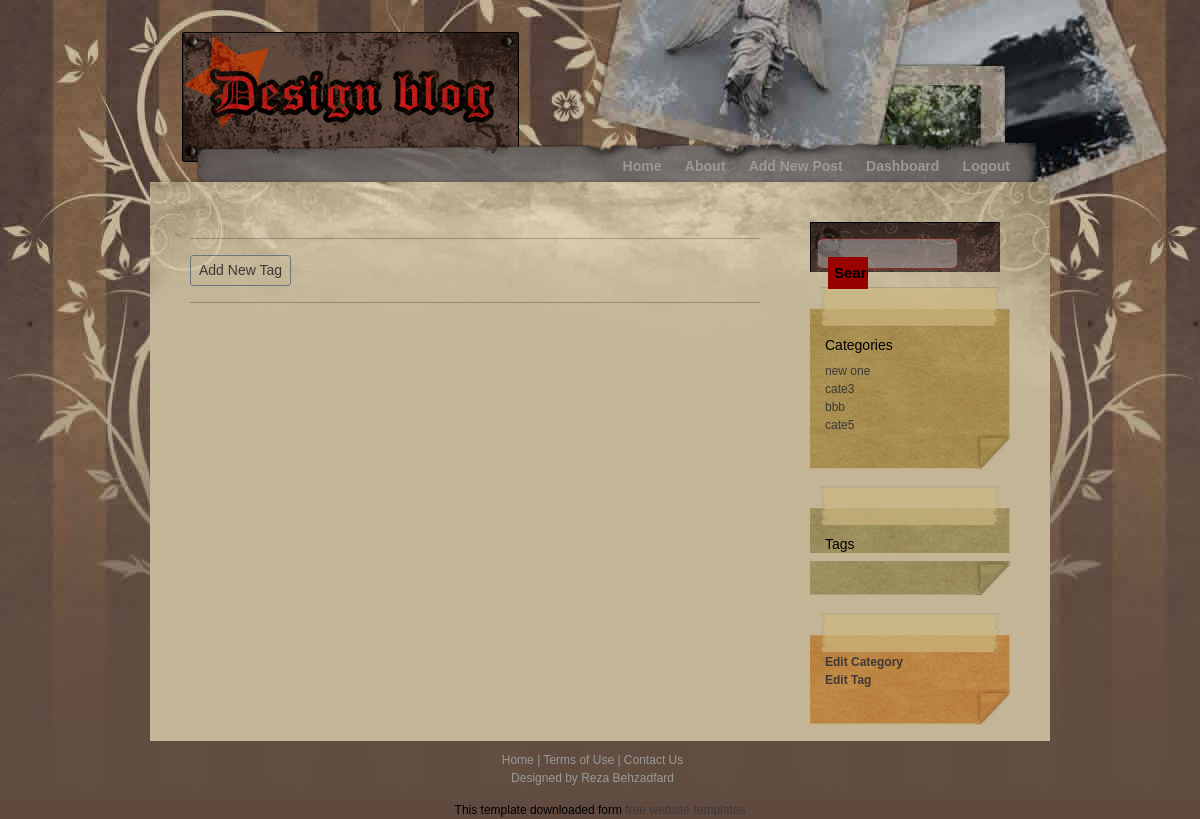
Before: /tags/ (signed in) with the older database file.
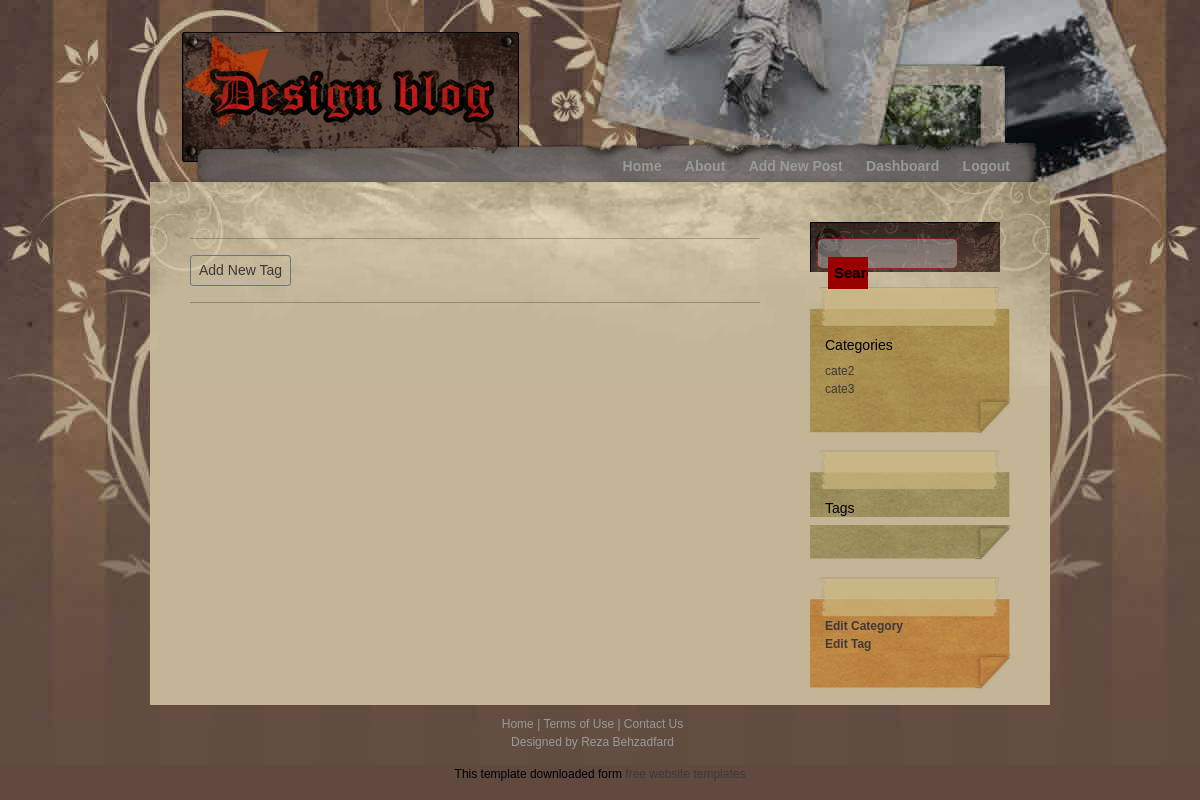
After: the same page with the newer database file.
### post/models.py (models this page shows, shortened)
class Category(models.Model):
    title = models.CharField(max_length=120)
    slug = models.SlugField(unique=True, max_length=120, null=True, blank=True)
    creator = models.ForeignKey(User, on_delete=SET_NULL, null=True, blank=True)
    parent = models.ForeignKey('self', on_delete=models.PROTECT, blank=True, null=True)
    created_at = models.DateTimeField(auto_now_add=True)
    class Meta:
        unique_together = ('title', 'slug')

### post/views.py (the view)
# urls.py: path('tags/', tagList, name='tags'),
@login_required(login_url='login')
def tagList(request):
    user = request.user
    page = 'tags'
    categories = Category.objects.all()
    tags = Tag.objects.filter(creator=user).order_by('-created_at')
    context = {
        'categories': categories,
        'tags': tags,
        'page': page,
    }
    return render(request, 'post/delete_updateButton.html', context)

### post/templates/post/delete_updateButton.html (shortened to what this page needs)
{% extends "post/class_base.html" %}
{% load static %}
{% block menu %}
<ul>
    <li><a href="{% url 'home' %}">Home</a></li>
    <li><a href="#">About</a></li>
    <li><a href="{% url 'add_post' %}">Add New Post</a></li>
    <li><a href="{% url 'dashboard' %}">Dashboard</a></li>
    <li><a href="{% url 'logout' %}">Logout</a></li>
</ul>
{% endblock menu %}
{% block content %}
  {% if request.user.is_authenticated %}
    {% if page == 'categories' %}
      <hr>
      <span><a href="{% url 'add_category' %}" class="btn btn-outline-secondary btn-sm">Add New Category</a></span>
      <hr>
      {% for category in categories %}
      <div class="postbody">
      <h1>{{category.title}}</h1><br><br>
      <span><a href="{% url 'delete_category' category.slug %}" class="btn btn-outline-danger btn-sm">Delete Category</a></span>
      <span><a href="{% url 'update_category' category.slug %}" class="btn btn-outline-danger btn-sm">Update Category</a></span>
      </div>
      {% endfor %}
    {% elif page == 'tags' %}
      <hr>
      <span><a href="{% url 'add_tag' %}" class="btn btn-outline-secondary btn-sm">Add New Tag</a></span>
      <hr>
    {% endif %}
  {% endif %}
{% endblock content %}

### post/templates/post/class_base.html (shortened to what this page needs)
{% load static %}
<!DOCTYPE html>
<html lang="en">
<head>
  <link href="https://cdn.jsdelivr.net/npm/bootstrap@5.0.0-beta1/dist/css/bootstrap.min.css" rel="stylesheet"
>
  <link rel="stylesheet" href="{% static 'style.css' %}">
</head>
<body>
  <div id="container_wrapper1">
    <div id="container_wrapper2">
      <div id="container">
        <div id="header">
          <div id="logo">
            <div id="site_slogan"></div>
          </div>
        </div>
        <div id="menu">
          {% block menu %}
          {% endblock menu %}
        </div>
        <div id="content">
          <div id="left_column">
            {% block content %}
            {% endblock content %}
          </div>
          {% if page != 'login' and page != 'register' %}
          <div id="right_column">
            <div class="section">
              <form method="post" action="{% url 'search_post' %}" class="search">
                <input name="search" type="text" placeholder="Search Anything" id="keyword" />
                <input type="submit" value="Search" class="button" />
              </form>
            </div>
            <div class="section">
              <div class="section1_top"></div>
              <div class="section1_middle">
                <h2>Categories</h2>
                <ul>
                  {% for cate in categories %}
                  <li><a href="{% url 'category_reverse' cate.slug %}">{{cate.title}}</a></li>
                  {% endfor %}
                </ul>
              </div>
              <div class="section1_bottom"></div>
            </div>
            <div class="section">
              <div class="section2_top"></div>
              <div class="section2_middle">
                <h2>Tags</h2>
              </div>
              <div class="section2_bottom"></div>
            </div>
            <div class="section">
              <div class="section3_top"></div>
              <div class="section3_middle">
                {% if request.user.is_authenticated %}
                <ul>
                  <li><strong><a href="{% url 'categories' %}">Edit Category</a></strong></li>
                  <li><strong><a href="{% url 'tags' %}">Edit Tag</a></strong></li>
                </ul>
                {% endif %}
              </div>
              <div class="section3_bottom"></div>
            </div>
          </div>
          {% endif %}
        </div>
        <div id="bottom">
          <div id="footer"> <a href="{% url 'home' %}">Home</a> | <a href="#">Terms of Use</a> | <a href="#">Contact Us</a> <br />
            Designed by <a href="#">Reza Behzadfard</a>
          </div>
        </div>
      </div>
    </div>
  </div>
  <div align=center>This template downloaded form <a href='http://all-free-download.com/free-website-templates/'>free
      website templates</a></div>
</body>
</body>
</html>

Changed rows visible on the page:
removed Category: title "new one"
removed Category: title "bbb"
removed Category: title "cate5"
added Category: title "cate2"
